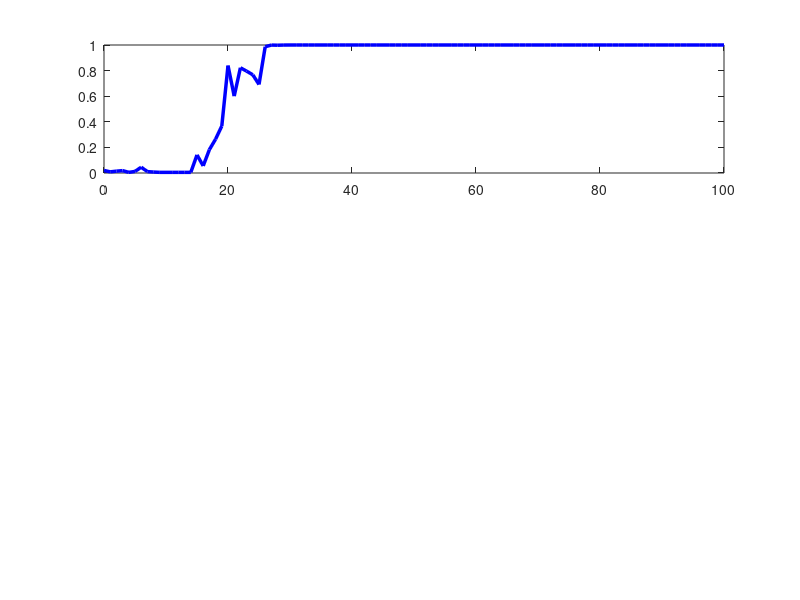

Recreate this plot in MATLAB. (Note: this script raises an error after producing the figure.)

%Paper 2 Fig_5
clear; clc; close all;

%% Input data 
T = 100;                       
dt = 1;                         
time = 0:dt:T;
N = length(time);

attack_start = 15;
attack_stop = 75;


lambda_0 = 50;                  % Normal baseline noise 
lambda_1 = 62;                  % Set reconnaissance to a higher value 

C_D = 15;                       %  Isolation Cost 
E_L_FAIR = 92.58;               % Expected Loss 

PE_vec = [0.450, 0.739, 0.920];
scenarios = {'Low Risk P(E)=0.450', 'Baseline P(E)=0.739', 'High Risk P(E)=0.920'};% Different PE values for High, Low and Baselien risk

figure('Color', [1 1 1], 'Position', [100 100 800 800]);

for s = 1:length(PE_vec)
    P_E = PE_vec(s);
    mu_star = C_D / (P_E * E_L_FAIR); % Threshold: 0.360, 0.219, 0.176
    % The mu_star comes from equation_17
    
    
    pi0 = 0.02;
    mu = zeros(1, N);
    mu(1) = pi0;
    
    rng(42); %  seed value
    
    
    for k = 2:N
        t_curr = time(k);
        
        % Poisson arrivals-if-else
        if t_curr >= attack_start && t_curr <= attack_stop
            k_obs = poissrnd(lambda_1 * dt); % Attack stream ( Use this K-obs value with lambda_1 when dealing with attack phase)
        else
            k_obs = poissrnd(lambda_0 * dt); % Baseline stream
        end
        % This comes from the equation 11,14 and 15
        % Poisson Likelihood Ratio
        % L = (lambda_1 / lambda_0)^k * exp(-(lambda_1 - lambda_0))
        L = ((lambda_1 / lambda_0)^k_obs) * exp(-(lambda_1 - lambda_0) * dt);
        
        % Updating the Bayesian Update
        prior = mu(k-1);
        posterior = (L * prior) / (L * prior + (1 - prior));
        
        % Floor prior to prevent deep underflow before attack
        mu(k) = max(posterior, 0.005);
    end
    
    % Find Trigger Point
    trig_idx = find(mu >= mu_star, 1, 'first');
    t_trig = time(trig_idx);
    
    % Graphs 
    subplot(3, 1, s);
    plot(time, mu, 'b-', 'LineWidth', 2.5); hold on;
    yline(mu_star, '--m', sprintf(' Stackelberg Threshold \\mu^* = %.3f', mu_star), ...
        'LineWidth', 1.8, 'LabelHorizontalAlignment', 'left');
    xregion(attack_start, attack_stop, 'FaceColor', [1 0.8 0.8], 'FaceAlpha', 0.3);
    
    if ~isempty(trig_idx)
        plot(t_trig, mu(trig_idx), 'ro', 'MarkerSize', 9, 'MarkerFaceColor', 'r');
        text(t_trig + 2, mu_star - 0.08, ...
            sprintf('Automated Containment Triggered (t = %ds)', t_trig), ...
            'FontWeight', 'bold', 'Color', 'r', 'FontSize', 10);
    end
    
    ylabel('Posterior Belief \mu(t)');
    title(sprintf('%s | \\mu^* = %.3f', scenarios{s}, mu_star));
    ylim([0 1.05]); grid on;
    if s == 3, xlabel('Time [Seconds]'); end
end
